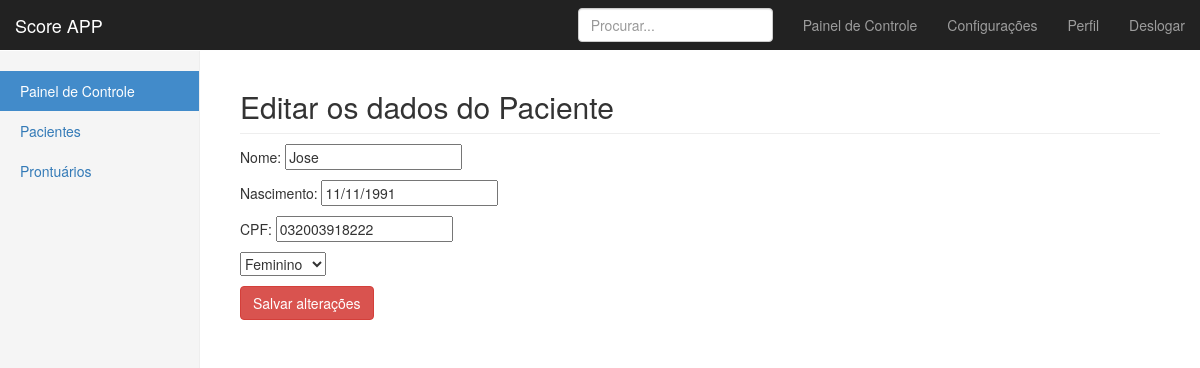
Screenshot of /paciente/editar/7 (signed in) with the database file from the repository.
### app.py (models this page shows)
class Paciente(db.Model):
    id = db.Column(db.Integer, primary_key=True)
    nome = db.Column(db.String(20))
    nascimento = db.Column(db.Date)
    cpf = db.Column(db.String(11), unique=True)
    sexo = db.Column(db.String(10))

### app.py (the view)
@app.route('/paciente/editar/<int:_id_>',methods=['GET'])
@login_required
def paciente_editar_get(_id_):
    pacientes = Paciente.query.filter_by(id=_id_).first()
    return render_template('paciente_editar.tpl', paciente=pacientes)

### app.py (called while the page is built)
@login_manager.user_loader
def load_user(user_id):
    return Usuario.query.get(int(user_id))

### templates/paciente_editar.tpl (shortened to what this page needs)
{% extends "bootstrap/base.html" %}
{% import "bootstrap/wtf.html" as wtf %}
{% block html_attribs %} lang="pt-br"{% endblock %}
{% block styles %}
    {{super()}}
    <link rel="stylesheet" href="{{url_for('.static', filename='css/dashboard.css')}}">
{% endblock %}
{% block content %}
<nav class="navbar navbar-inverse navbar-fixed-top">
    <div class="container-fluid">
        <div class="navbar-header">
          <a class="navbar-brand" href="/painelcontrole">Score APP</a>
        </div>
    <div id="navbar" class="navbar-collapse collapse">
          <ul class="nav navbar-nav navbar-right">
            <li><a href="/painelcontrole">Painel de Controle</a></li>
            <li><a href="#">Configurações</a></li>
            <li><a href="#">Perfil</a></li>
            <li><a href="{{ url_for('logout') }}">Deslogar</a></li>
          </ul>
          <form class="navbar-form navbar-right">
            <input type="text" class="form-control" placeholder="Procurar...">
          </form>
        </div>
      </div>
    </nav>
    <div class="container-fluid">
      <div class="row">
        <div class="col-sm-3 col-md-2 sidebar">
          <ul class="nav nav-sidebar">
            <li class="active"><a href="/painelcontrole">Painel de Controle<span class="sr-only">(current)</span></a></li>
            <li><a href="/pacientes">Pacientes</a></li>
            <li><a href="prontuarios">Prontuários</a></li>
          </ul>
        </div>
        <div class="col-sm-9 col-sm-offset-3 col-md-10 col-md-offset-2 main">
<div class="table-responsive">
	<form action="/paciente/editar/{{paciente.id}}" method="POST">
	<h2 class="sub-header">Editar os dados do Paciente</h2>
	<p>Nome:  <input type="text" name="nome" value="{{paciente.nome}}"/></p>
	<p>Nascimento:  <input type="text" name="nascimento" value="{{paciente.nascimento.strftime('%d/%m/%Y')}}"/></p>
	<p>CPF:  <input type="text" name="cpf" value="{{paciente.cpf}}"/></p>
	<select name="sexo">
	{%if paciente.sexo=="M"%}
	<option selected value="M">Masculino</option>
	<option value="F">Feminino</option>
	{%else%}
	<option selected value="F">Feminino</option>
	{%endif%}
</select>
<button type="submit" class="btn btn-danger">Salvar alterações</button>
 </div>
{% endblock %}

### static/css/dashboard.css (style rules this page uses)
body { padding-top: 50px; }
.sub-header { padding-bottom: 10px; border-bottom: 1px solid #eee; }
.navbar-fixed-top { border: 0; }
.sidebar { display: none; }
@media (min-width: 768px) { .sidebar { position: fixed; top: 51px; bottom: 0; left: 0; z-index: 1000; display: block; padding: 20px; overflow-x: hidden; overflow-y: auto; background-color: #f5f5f5; border-right: 1px solid #eee; } }
.nav-sidebar { margin-right: -21px; margin-bottom: 20px; margin-left: -20px; }
.nav-sidebar > li > a { padding-right: 20px; padding-left: 20px; }
.nav-sidebar > .active > a, .nav-sidebar > .active > a:hover, .nav-sidebar > .active > a:focus { color: #fff; background-color: #428bca; }
.main { padding: 20px; }
@media (min-width: 768px) { .main { padding-right: 40px; padding-left: 40px; } }

### rows the page displays
Paciente: nome "Jose", nascimento "11/11/1991", cpf "032003918222", sexo "Feminino"
